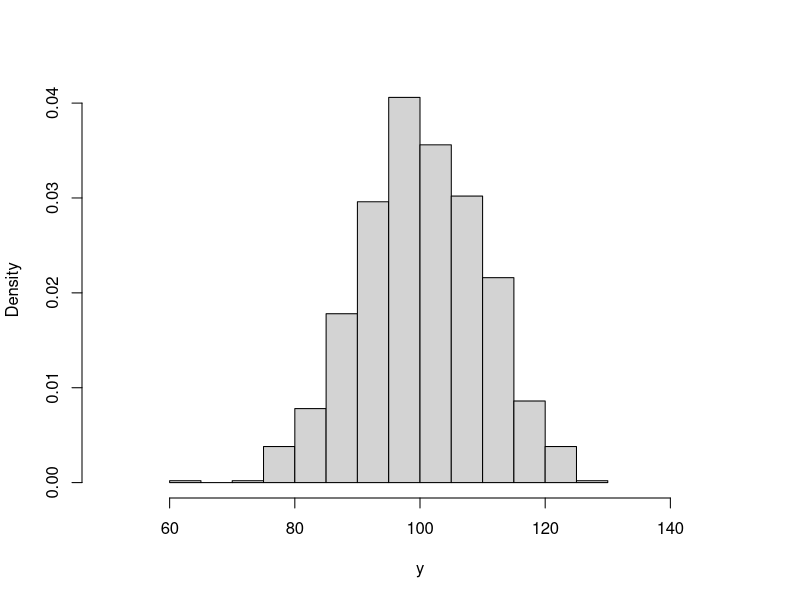
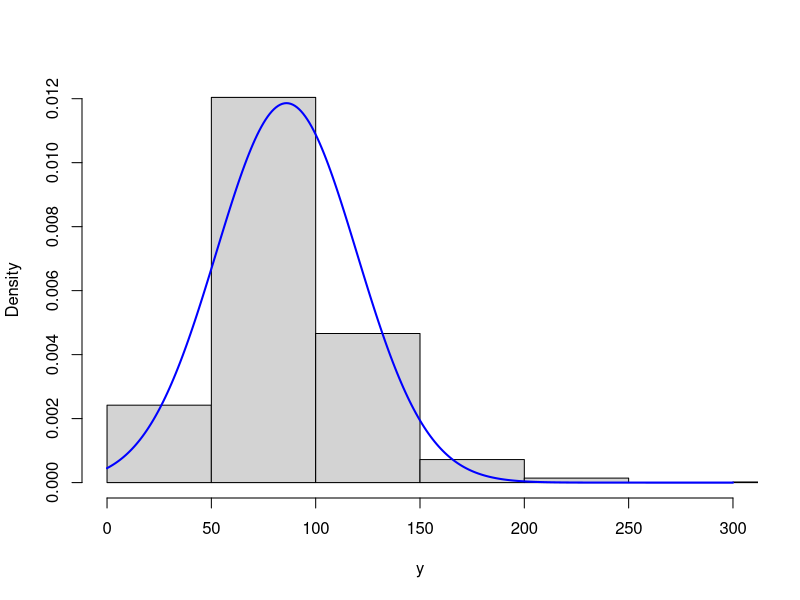
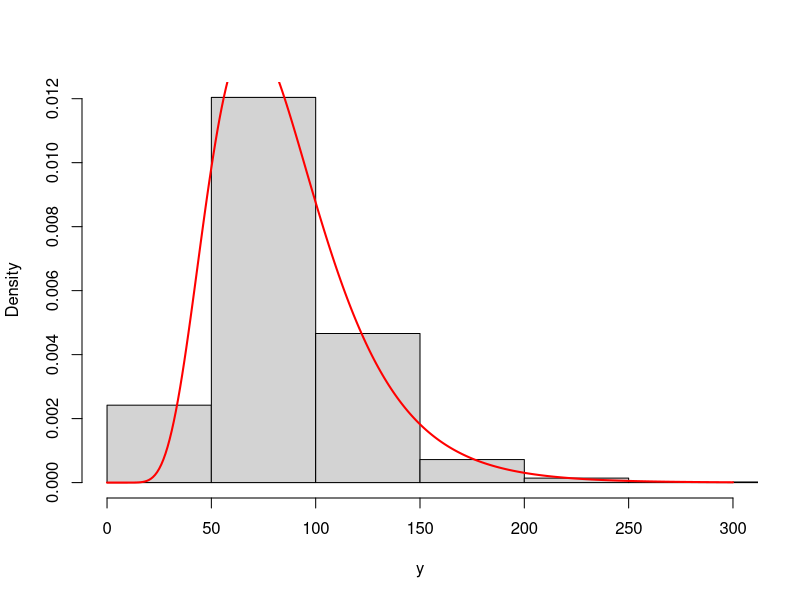
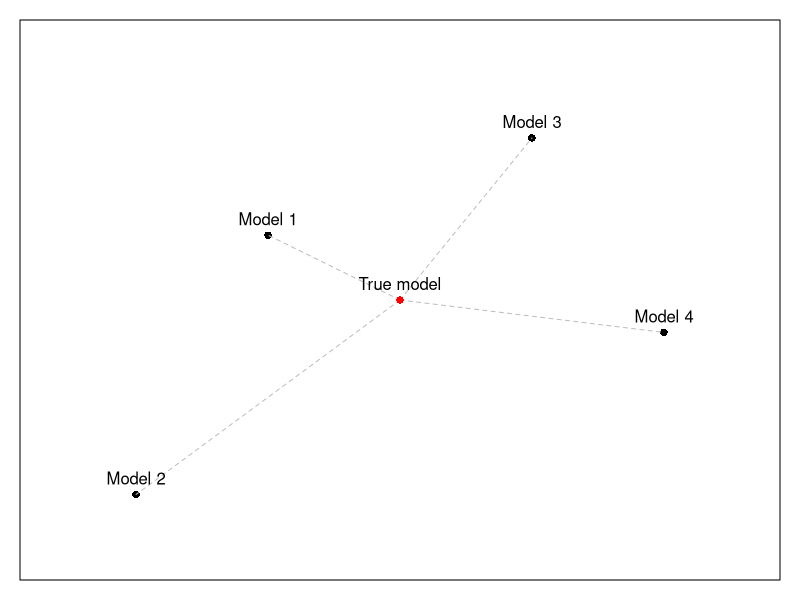

Write R code to recreate these figures, in order.
## ---- chunk 1
y <- rnorm(1000, 100, 10)
hist(y, xlim=c(50,150), main="", probability=TRUE)
## ---- chunk 2
sum(dnorm(y,80,10,log=T))
## ---- chunk 3
# The maximum log-likelihood with the biased variance
logLik01 <- sum(dnorm(y,mean(y),sqrt(mean((y-mean(y))^2)),log=TRUE))
# The log-likelihood value with the unbiased variance
logLik02 <- sum(dnorm(y,mean(y),sd(y),log=TRUE))
# The difference between the two
logLik01 - logLik02
## ---- chunk 4
y <- rlnorm(1000, log(80), 0.4)
hist(y, main="", probability=T, xlim=c(0,300))
lines(c(0:300),dnorm(c(0:300),mean(y),sd(y)),col="blue",lwd=2)
## ---- chunk 5
hist(y, main="", probability=T, xlim=c(0,300))
lines(c(0:300),dlnorm(c(0:300),mean(log(y)),sd(log(y))),col="red",lwd=2)
## ---- chunk 6
par(mar=c(1,1,1,1))
plot(c(0,-3,-6,3,6),c(0,2,-6,5,-1),xlim=c(-8,8),ylim=c(-8,8),pch=16,axes=F,xlab="",ylab="")
lines(c(0,-3),c(0,2), col="grey", lty=2)
lines(c(0,-6),c(0,-6), col="grey", lty=2)
lines(c(0,3),c(0,5), col="grey", lty=2)
lines(c(0,6),c(0,-1), col="grey", lty=2)
points(0,0,col="red",pch=16)
text(c(0,-3,-6,3,6),c(0,2,-6,5,-1),c("True model","Model 1","Model 2","Model 3","Model 4"),pos=3)
box()
